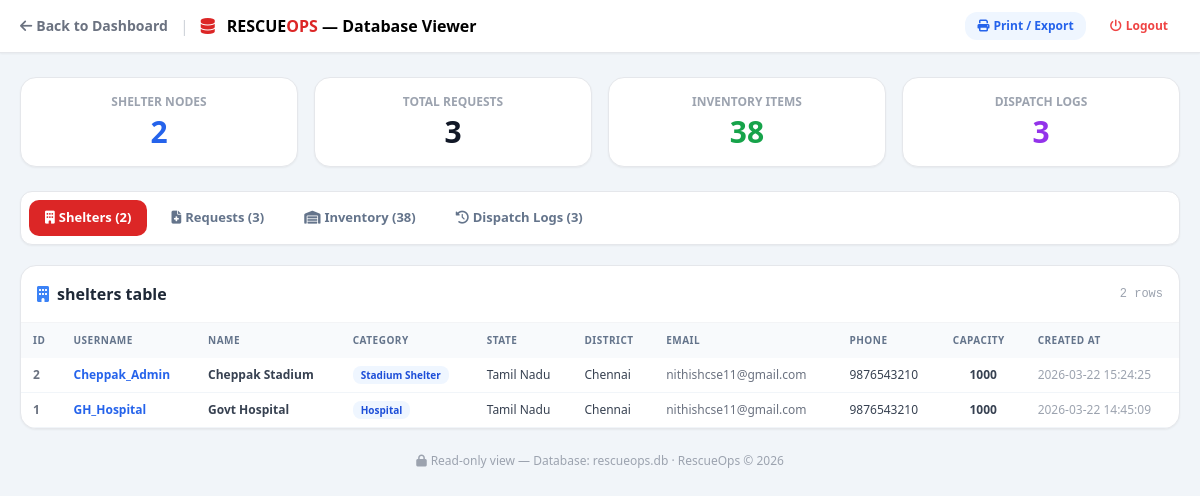
The page /admin/view_database (signed in) on the database its author committed.
### tables this page shows
CREATE TABLE shelters (
            id INTEGER PRIMARY KEY AUTOINCREMENT, username TEXT UNIQUE NOT NULL,
            password TEXT NOT NULL, name TEXT NOT NULL, category TEXT NOT NULL,
            email TEXT DEFAULT '', phone TEXT DEFAULT '', location TEXT DEFAULT '',
            state TEXT DEFAULT '', district TEXT DEFAULT '', village TEXT DEFAULT '',
            capacity INTEGER DEFAULT 0, current_occupants INTEGER DEFAULT 0,
            security_question TEXT DEFAULT '', security_answer TEXT DEFAULT '',
            created_at DATETIME DEFAULT CURRENT_TIMESTAMP);

### app.py (the view)
@app.route('/admin/view_database')
def view_database():
    if session.get('role') != 'admin': return redirect(url_for('admin_login'))
    db = get_db()
    return render_template('view_database.html',
        shelters  = r2l(db.execute("SELECT id,username,name,category,state,district,email,phone,capacity,created_at FROM shelters ORDER BY id DESC").fetchall()),
        requests  = r2l(db.execute("SELECT id,username,disaster_type,priority,transport_mode,status,created_at,resolved_at FROM requests ORDER BY id DESC LIMIT 200").fetchall()),
        inventory = r2l(db.execute("SELECT item_code,item_name,category,unit,total_stock,allocated FROM inventory ORDER BY category,item_name").fetchall()),
        logs      = r2l(db.execute("SELECT id,request_id,username,urgency_score,urgency_pct,capacity_used,utilization_pct,transport_mode,timestamp FROM dispatch_logs ORDER BY id DESC LIMIT 100").fetchall()))

### app.py (called while the page is built)
@app.before_request
def keep_session_alive():
    session.permanent = True

def get_db():
    db = getattr(g, '_database', None)
    if db is None:
        db = g._database = sqlite3.connect(DATABASE)
        db.row_factory = sqlite3.Row
    return db

@app.teardown_appcontext
def close_connection(exception):
    db = getattr(g, '_database', None)
    if db is not None:
        db.close()

def r2l(rows): return [dict(r) for r in rows]

### templates/view_database.html (shortened to what this page needs)
<!DOCTYPE html>
<html lang="en">
<head>
<script src="https://cdn.tailwindcss.com"></script>
<link rel="stylesheet" href="https://cdnjs.cloudflare.com/ajax/libs/font-awesome/6.5.0/css/all.min.css">
</head>
<body class="bg-slate-100 min-h-screen">
<header class="bg-white border-b border-gray-200 shadow-sm sticky top-0 z-50">
  <div class="max-w-7xl mx-auto px-5 py-3 flex justify-between items-center">
    <div class="flex items-center gap-3">
      <a href="/admin/dashboard" class="text-gray-500 hover:text-red-600 font-bold text-sm transition">
        <i class="fas fa-arrow-left mr-1"></i>Back to Dashboard
      </a>
      <span class="text-gray-300">|</span>
      <i class="fas fa-database text-red-600"></i>
      <span class="font-black text-base">RESCUE<span class="text-red-600">OPS</span> — Database Viewer</span>
    </div>
    <div class="flex gap-3">
      <button onclick="window.print()" class="text-xs bg-blue-50 hover:bg-blue-100 text-blue-600 font-bold px-3 py-1.5 rounded-xl transition">
        <i class="fas fa-print mr-1"></i>Print / Export
      </button>
      <a href="/logout" class="text-xs font-black text-red-500 hover:text-white hover:bg-red-600 px-3 py-1.5 rounded-xl transition"><i class="fas fa-power-off mr-1"></i>Logout</a>
    </div>
  </div>
</header>
<div class="max-w-7xl mx-auto px-5 py-6">
  <div class="grid grid-cols-2 md:grid-cols-4 gap-4 mb-6">
    <div class="bg-white rounded-2xl p-4 border border-gray-200 shadow-sm text-center">
      <p class="text-xs font-bold text-gray-400 uppercase mb-1">Shelter Nodes</p>
      <p class="text-3xl font-black text-blue-600">{{ shelters|length }}</p>
    </div>
    <div class="bg-white rounded-2xl p-4 border border-gray-200 shadow-sm text-center">
      <p class="text-xs font-bold text-gray-400 uppercase mb-1">Total Requests</p>
      <p class="text-3xl font-black text-gray-900">{{ requests|length }}</p>
    </div>
    <div class="bg-white rounded-2xl p-4 border border-gray-200 shadow-sm text-center">
      <p class="text-xs font-bold text-gray-400 uppercase mb-1">Inventory Items</p>
      <p class="text-3xl font-black text-green-600">{{ inventory|length }}</p>
    </div>
    <div class="bg-white rounded-2xl p-4 border border-gray-200 shadow-sm text-center">
      <p class="text-xs font-bold text-gray-400 uppercase mb-1">Dispatch Logs</p>
      <p class="text-3xl font-black text-purple-600">{{ logs|length }}</p>
    </div>
  </div>
  <div class="flex flex-wrap gap-2 mb-5 bg-white p-2 rounded-xl border border-gray-200 shadow-sm">
    <button class="tab-btn active" onclick="st('tb-shelters',this)"><i class="fas fa-building mr-1"></i>Shelters ({{ shelters|length }})</button>
    <button class="tab-btn" onclick="st('tb-requests',this)"><i class="fas fa-file-medical mr-1"></i>Requests ({{ requests|length }})</button>
    <button class="tab-btn" onclick="st('tb-inventory',this)"><i class="fas fa-warehouse mr-1"></i>Inventory ({{ inventory|length }})</button>
    <button class="tab-btn" onclick="st('tb-logs',this)"><i class="fas fa-history mr-1"></i>Dispatch Logs ({{ logs|length }})</button>
  </div>
  <div id="tb-shelters" class="bg-white rounded-2xl border border-gray-200 shadow-sm overflow-hidden">
    <div class="p-4 border-b border-gray-100 flex justify-between items-center">
      <h3 class="font-black text-gray-800"><i class="fas fa-building text-blue-500 mr-2"></i>shelters table</h3>
      <span class="text-xs text-gray-400 font-mono">{{ shelters|length }} rows</span>
    </div>
    <div class="overflow-x-auto">
      <table class="w-full">
        <thead><tr>
          <th>ID</th><th>Username</th><th>Name</th><th>Category</th>
          <th>State</th><th>District</th><th>Email</th><th>Phone</th>
          <th>Capacity</th><th>Created At</th>
        </tr></thead>
        <tbody>
          {% for s in shelters %}
          <tr>
            <td class="font-bold text-gray-500">{{ s.id }}</td>
            <td class="font-bold text-blue-600">{{ s.username }}</td>
            <td class="font-semibold">{{ s.name }}</td>
            <td><span class="bg-blue-50 text-blue-700 px-2 py-0.5 rounded-lg text-[10px] font-bold">{{ s.category }}</span></td>
            <td>{{ s.state }}</td><td>{{ s.district }}</td>
            <td class="text-gray-500">{{ s.email }}</td>
            <td>{{ s.phone }}</td>
            <td class="text-center font-bold">{{ s.capacity }}</td>
            <td class="text-gray-400">{{ s.created_at }}</td>
          </tr>
          {% endfor %}
        </tbody>
      </table>
    </div>
  </div>
  <p class="text-center text-xs text-gray-400 mt-6">
    <i class="fas fa-lock mr-1"></i>Read-only view — Database: rescueops.db · RescueOps © 2026
  </p>
</div>
</body>
</html>

### templates/view_database.html (style rules this page uses)
th { background:#f8fafc;font-size:10px;font-weight:800;color:#64748b;text-transform:uppercase;letter-spacing:.05em;padding:10px 12px;text-align:left;white-space:nowrap; }
td { padding:8px 12px;font-size:12px;color:#374151;border-bottom:1px solid #f1f5f9;white-space:nowrap; }
.tab-btn { padding:8px 16px;border-radius:10px;font-size:13px;font-weight:700;transition:all .2s;cursor:pointer;border:none;background:none; }
.tab-btn.active { background:#dc2626;color:white; }
.tab-btn:not(.active) { color:#64748b; }

### rows shown on the page
shelters: id "2", username "Cheppak_Admin", name "Cheppak Stadium", category "Stadium Shelter", state "Tamil Nadu", district "Chennai", email "nithishcse11@gmail.com", phone "9876543210", capacity "1000", created_at "2026-03-22 15:24:25"
shelters: id "1", username "GH_Hospital", name "Govt Hospital", category "Hospital", state "Tamil Nadu", district "Chennai", email "nithishcse11@gmail.com", phone "9876543210", capacity "1000", created_at "2026-03-22 14:45:09"

### other values the page prints
{{ shelters|length }} "2"
{{ requests|length }} "3"
{{ inventory|length }} "38"
{{ logs|length }} "3"
